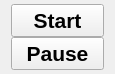
<?xml version="1.0" encoding="UTF-8"?>
<ui version="4.0">
 <class>GameStateWidget</class>
 <widget class="QWidget" name="GameStateWidget">
  <property name="geometry">
   <rect>
    <x>0</x>
    <y>0</y>
    <width>115</width>
    <height>62</height>
   </rect>
  </property>
  <property name="windowTitle">
   <string>Form</string>
  </property>
  <layout class="QVBoxLayout" name="verticalLayout">
   <property name="spacing">
    <number>0</number>
   </property>
   <property name="topMargin">
    <number>4</number>
   </property>
   <property name="bottomMargin">
    <number>4</number>
   </property>
   <item>
    <widget class="QPushButton" name="m_StartButton">
     <property name="font">
      <font>
       <pointsize>16</pointsize>
       <weight>75</weight>
       <bold>true</bold>
      </font>
     </property>
     <property name="styleSheet">
      <string notr="true">QPushButton {
	color: blue
}mp_Scene</string>
     </property>
     <property name="text">
      <string>Start</string>
     </property>
    </widget>
   </item>
   <item>
    <widget class="QPushButton" name="m_PauseButton">
     <property name="font">
      <font>
       <pointsize>16</pointsize>
       <weight>75</weight>
       <bold>true</bold>
      </font>
     </property>
     <property name="styleSheet">
      <string notr="true">QPushButton {
	color: blue
}mp_Scene</string>
     </property>
     <property name="text">
      <string>Pause</string>
     </property>
    </widget>
   </item>
  </layout>
 </widget>
 <resources/>
 <connections/>
</ui>
